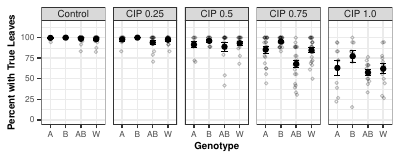

Write R code to recreate this figure.
library(tidyverse)


CIP_alldata3 <- read.csv("CipSeries.csv")

mean.aveLeaf.data <- CIP_alldata3 %>% group_by(Genotype, DC) %>% summarise(aveLeaf = mean(aveLeaf))

#This code replaces the treatment names so that concentration comes after CIP to match order in other plots
CIP_alldata3$DC = factor(CIP_alldata3$DC, labels = c("Control", "CIP 0.25", "CIP 0.5", "CIP 0.75", "CIP 1.0"))


ggplot(CIP_alldata3, aes(x=Genotype, y=aveLeaf, group=DC)) +
  geom_point(cex=0.8,pch=1,position=position_jitter(w=0.1,h=0), alpha=0.25) +
  stat_summary(fun.data = 'mean_se', geom = 'errorbar', width=0.4, linewidth=0.25) +
  stat_summary(fun.data = 'mean_se', geom = 'pointrange', size=0.2, linewidth=0.25) +
#  geom_point(data=mean.aveLeaf.data, aes(x=Genotype, y=aveLeaf)) +
  facet_grid(~DC) +
  scale_x_discrete(limits = c("A","B","AB", "W")) +
  scale_y_continuous(breaks = c(0, 25, 50, 75, 100), limits = c(0, 115)) +
  ylab("Percent with True Leaves") +
  theme_bw() +
  theme(
    axis.text = element_text(size=6),
    axis.title = element_text(size=7, face="bold"),
    strip.text = element_text(size=7, margin = margin(t = 1.5, r = 1.5, b = 1.5, l = 1.5))
  )

ggsave("CipSeries.pdf", width=4, height=1.6)
